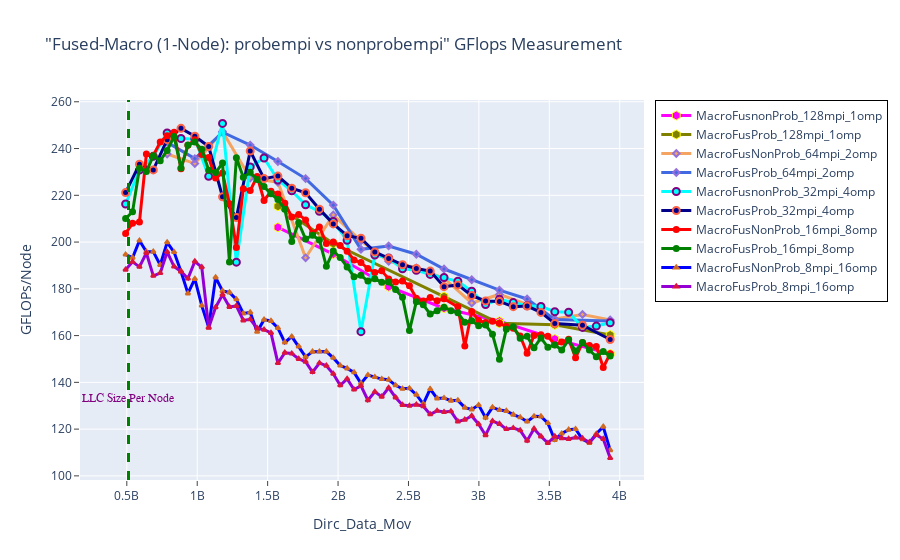

Source (notebook cell):
### Markdown cell above
## GFLOPS - Fused Macro: Probempi vs NonProbempi

### Code cell
fig = go.Figure() 

fig.add_trace(go.Scatter(x=(dfn1MacFusnonProb_128mpi_1omp.Dirc_Data_Mov*(dfn1MacFusnonProb_128mpi_1omp.MPI_size)), 
                         y=(dfn1MacFusnonProb_128mpi_1omp.GFLOPS*(dfn1MacFusnonProb_128mpi_1omp.MPI_size)), 
                         mode='lines+markers', 
                         name='MacroFusnonProb_128mpi_1omp',
                         line=dict(color='magenta',width=3),
                         marker=dict(symbol='hexagon',size=9, line=dict(color='yellow',width=1))))


fig.add_trace(go.Scatter(x=(dfn1MacFusProb_128mpi_1omp.Dirc_Data_Mov*(dfn1MacFusProb_128mpi_1omp.MPI_size)), 
                         y=(dfn1MacFusProb_128mpi_1omp.GFLOPS*(dfn1MacFusProb_128mpi_1omp.MPI_size)), 
                         mode='lines+markers', 
                         name='MacroFusProb_128mpi_1omp',
                         line=dict(color='olive',width=3),
                         marker=dict(symbol='hexagon',size=9, line=dict(color='yellow',width=1))))

# case 2
fig.add_trace(go.Scatter(x=(dfn1MacFusNonProb_64mpi_2omp.Dirc_Data_Mov*(dfn1MacFusNonProb_64mpi_2omp.MPI_size)), 
                         y=(dfn1MacFusNonProb_64mpi_2omp.GFLOPS*(dfn1MacFusNonProb_64mpi_2omp.MPI_size)), 
                         mode='lines+markers', 
                         name='MacroFusNonProb_64mpi_2omp',
                         line=dict(color='sandybrown',width=3),
                         marker=dict(symbol='diamond',size=5,line=dict(color='MediumPurple',width=2))))

fig.add_trace(go.Scatter(x=(dfn1MacFusProb_64mpi_2omp.Dirc_Data_Mov*(dfn1MacFusProb_64mpi_2omp.MPI_size)), 
                         y=(dfn1MacFusProb_64mpi_2omp.GFLOPS*(dfn1MacFusProb_64mpi_2omp.MPI_size)), 
                         mode='lines+markers', 
                         name='MacroFusProb_64mpi_2omp',
                         line=dict(color='royalblue',width=3),
                         marker=dict(symbol='diamond',size=5,line=dict(color='MediumPurple',width=2))))

# case 3
fig.add_trace(go.Scatter(x=(dfn1MacFusnonProb_32mpi_4omp.Dirc_Data_Mov*(dfn1MacFusnonProb_32mpi_4omp.MPI_size)), 
                         y=(dfn1MacFusnonProb_32mpi_4omp.GFLOPS*(dfn1MacFusnonProb_32mpi_4omp.MPI_size)), 
                         mode='lines+markers', 
                         name='MacroFusnonProb_32mpi_4omp',
                         line=dict(color='cyan',width=3),
                         marker=dict(symbol='circle',size=7,line=dict(color='Purple',width=2))))

fig.add_trace(go.Scatter(x=(dfn1MacFusProb_32mpi_4omp.Dirc_Data_Mov*(dfn1MacFusProb_32mpi_4omp.MPI_size)), 
                         y=(dfn1MacFusProb_32mpi_4omp.GFLOPS*(dfn1MacFusProb_32mpi_4omp.MPI_size)), 
                         mode='lines+markers', 
                         name='MacroFusProb_32mpi_4omp',
                         line=dict(color='darkblue',width=3),
                         marker=dict(symbol='circle',size=7, line=dict(color='tomato',width=2))))

# case 4
fig.add_trace(go.Scatter(x=(dfn1MacFusNonProb_16mpi_8omp.Dirc_Data_Mov*(dfn1MacFusNonProb_16mpi_8omp.MPI_size)), 
                         y=(dfn1MacFusNonProb_16mpi_8omp.GFLOPS*(dfn1MacFusNonProb_16mpi_8omp.MPI_size)), 
                         mode='lines+markers', 
                         name='MacroFusNonProb_16mpi_8omp',
                         line=dict(color='red',width=3),
                         marker=dict(symbol='circle',size=5,line=dict(color='red',width=2))))

fig.add_trace(go.Scatter(x=(dfn1MacFusProb_16mpi_8omp.Dirc_Data_Mov*(dfn1MacFusProb_16mpi_8omp.MPI_size)), 
                         y=(dfn1MacFusProb_16mpi_8omp.GFLOPS*(dfn1MacFusProb_16mpi_8omp.MPI_size)), 
                         mode='lines+markers', 
                         name='MacroFusProb_16mpi_8omp',
                         line=dict(color='green',width=3),
                         marker=dict(symbol='circle',size=5,line=dict(color='green',width=2))))

# case 5

fig.add_trace(go.Scatter(x=(dfn1MacFusNonProb_8mpi_16omp.Dirc_Data_Mov*(dfn1MacFusNonProb_8mpi_16omp.MPI_size)), 
                         y=(dfn1MacFusNonProb_8mpi_16omp.GFLOPS*(dfn1MacFusNonProb_8mpi_16omp.MPI_size)), 
                         mode='lines+markers', 
                         name='MacroFusNonProb_8mpi_16omp',
                         line=dict(color='blue',width=3),
                         marker=dict(symbol='triangle-up',size=4,line=dict(color='chocolate',width=2))))

fig.add_trace(go.Scatter(x=(dfn1MacFusProb_8mpi_16omp.Dirc_Data_Mov*(dfn1MacFusProb_8mpi_16omp.MPI_size)), 
                         y=(dfn1MacFusProb_8mpi_16omp.GFLOPS*(dfn1MacFusProb_8mpi_16omp.MPI_size)), 
                         mode='lines+markers', 
                         name='MacroFusProb_8mpi_16omp',
                         line=dict(color='darkviolet',width=3),
                         marker=dict(symbol='triangle-up',size=4,line=dict(color='crimson',width=2))))



# Adding a vertical line
fig.add_vline(x=512e6, line_width=3, line_dash="dash", line_color="green")
# fig.add_hline(y=1024, line_width=3, line_dash="dash", line_color="red")

# Add annotation
fig.add_annotation(
    x='512e6'
    , y=130
    , text=f'LLC Size Per Node'
    , yanchor='bottom'
    , showarrow=False
    , arrowhead=1
    , arrowsize=1
    , arrowwidth=2
    , arrowcolor="#636363"
    , ax=-20
    , ay=-30
    , font=dict(size=12, color="purple", family="Sans Serif")
    , align="left"
    ,)

# fig.update_yaxes(color="black")
# fig.update_xaxes(color="red")
fig.update_xaxes(categoryorder="category ascending")

fig.update_layout(title='"Fused-Macro (1-Node): probempi vs nonprobempi" GFlops Measurement',
                  xaxis_title='Dirc_Data_Mov', yaxis_title='GFLOPs/Node', 
                  xaxis=dict(ticks="outside"),  
                  yaxis=dict(ticks="outside"),
                  legend=go.layout.Legend(bordercolor="black",borderwidth=1))

### Figure 1 — Plotly figure (JSON) as saved in the notebook; plotly's stock layout.template omitted (floating-point values rounded to 4 significant figures)
{"data": [{"line": {"color": "magenta", "width": 3}, "marker": {"line": {"color": "yellow", "width": 1}, "size": 9, "symbol": "hexagon"}, "mode": "lines+markers", "name": "MacroFusnonProb_128mpi_1omp", "type": "scatter", "x": [1572864000, 1966080000, 2359296000, 2752512000, 3145728000, 3538944000, 3932160000], "y": [206.3, 194.9, 180.9, 171.7, 166.2, 158.5, 152.2]}, {"line": {"color": "olive", "width": 3}, "marker": {"line": {"color": "yellow", "width": 1}, "size": 9, "symbol": "hexagon"}, "mode": "lines+markers", "name": "MacroFusProb_128mpi_1omp", "type": "scatter", "x": [1572864000, 1966080000, 2752512000, 3145728000, 3538944000, 3932160000], "y": [215.3, 199.4, 176.7, 165.3, 164.6, 160.3]}, {"line": {"color": "sandybrown", "width": 3}, "marker": {"line": {"color": "MediumPurple", "width": 2}, "size": 5, "symbol": "diamond"}, "mode": "lines+markers", "name": "MacroFusNonProb_64mpi_2omp", "type": "scatter", "x": [786432000, 983040000, 1179648000, 1376256000, 1572864000, 1769472000, 1966080000, 2162688000, 2359296000, 2555904000, 2752512000, 2949120000, 3145728000, 3342336000, 3538944000, 3735552000, 3932160000], "y": [237.7, 233.6, 247.3, 227.4, 225.6, 193.3, 211.6, 200.6, 191.8, 189.0, 184.5, 174.0, 177.6, 173.3, 167.1, 169.0, 166.7]}, {"line": {"color": "royalblue", "width": 3}, "marker": {"line": {"color": "MediumPurple", "width": 2}, "size": 5, "symbol": "diamond"}, "mode": "lines+markers", "name": "MacroFusProb_64mpi_2omp", "type": "scatter", "x": [786432000, 983040000, 1179648000, 1376256000, 1572864000, 1769472000, 1966080000, 2162688000, 2359296000, 2555904000, 2752512000, 2949120000, 3145728000, 3342336000, 3538944000, 3932160000], "y": [242.6, 235.7, 247.0, 241.5, 234.5, 227.2, 215.8, 196.9, 198.3, 194.8, 188.5, 183.9, 179.5, 175.7, 166.8, 166.3]}, {"line": {"color": "cyan", "width": 3}, "marker": {"line": {"color": "Purple", "width": 2}, "size": 7, "symbol": "circle"}, "mode": "lines+markers", "name": "MacroFusnonProb_32mpi_4omp", "type": "scatter", "x": [491520000, 589824000, 688128000, 786432000, 884736000, 983040000, 1081344000, 1179648000, 1277952000, 1376256000, 1474560000, 1572864000, 1671168000, 1769472000, 1867776000, 1966080000, 2064384000, 2162688000, 2260992000, 2359296000, 2457600000, 2555904000, 2654208000, 2752512000, 2850816000, 2949120000, 3047424000, 3145728000, 3244032000, 3342336000, 3440640000, 3538944000, 3637248000, 3735552000, 3833856000, 3932160000], "y": [216.3, 230.8, 236.7, 246.7, 244.3, 244.0, 228.1, 250.8, 191.4, 232.1, 236.0, 226.5, 221.9, 215.9, 213.1, 208.8, 200.8, 161.7, 194.5, 193.2, 188.6, 188.0, 186.2, 184.8, 183.2, 179.0, 173.3, 175.5, 174.1, 172.8, 172.5, 170.2, 170.0, 163.5, 164.1, 165.5]}, {"line": {"color": "darkblue", "width": 3}, "marker": {"line": {"color": "tomato", "width": 2}, "size": 7, "symbol": "circle"}, "mode": "lines+markers", "name": "MacroFusProb_32mpi_4omp", "type": "scatter", "x": [491520000, 589824000, 688128000, 786432000, 884736000, 983040000, 1081344000, 1179648000, 1277952000, 1376256000, 1474560000, 1572864000, 1671168000, 1769472000, 1867776000, 1966080000, 2064384000, 2162688000, 2260992000, 2359296000, 2457600000, 2555904000, 2654208000, 2752512000, 2850816000, 2949120000, 3047424000, 3145728000, 3244032000, 3342336000, 3440640000, 3538944000, 3735552000, 3932160000], "y": [221.2, 233.3, 230.9, 243.8, 248.6, 245.3, 240.9, 219.3, 210.5, 238.9, 227.1, 228.2, 223.1, 221.1, 214.1, 207.8, 202.7, 201.6, 195.8, 193.0, 190.3, 188.7, 187.6, 180.9, 181.7, 177.1, 174.8, 174.6, 172.4, 172.6, 169.9, 165.1, 164.5, 158.3]}, {"line": {"color": "red", "width": 3}, "marker": {"line": {"color": "red", "width": 2}, "size": 5, "symbol": "circle"}, "mode": "lines+markers", "name": "MacroFusNonProb_16mpi_8omp", "type": "scatter", "x": [491520000, 540672000, 589824000, 638976000, 688128000, 737280000, 786432000, 835584000, 884736000, 933888000, 983040000, 1032192000, 1081344000, 1130496000, 1179648000, 1228800000, 1277952000, 1327104000, 1376256000, 1425408000, 1474560000, 1523712000, 1572864000, 1622016000, 1671168000, 1720320000, 1769472000, 1818624000, 1867776000, 1916928000, 1966080000, 2015232000, 2064384000, 2113536000, 2162688000, 2211840000, 2260992000, 2310144000, 2359296000, 2408448000, 2457600000, 2506752000, 2555904000, 2605056000, 2654208000, 2703360000, 2752512000, 2850816000, 2899968000, 2949120000, 2998272000, 3047424000, 3096576000, 3145728000, 3194880000, 3244032000, 3293184000, 3342336000, 3391488000, 3440640000, 3489792000, 3538944000, 3588096000, 3637248000, 3686400000, 3735552000, 3784704000, 3833856000, 3883008000, 3932160000], "y": [203.7, 208.0, 208.6, 237.6, 237.0, 242.7, 245.5, 246.9, 231.3, 241.4, 243.7, 237.5, 236.1, 227.4, 229.5, 216.4, 197.7, 222.8, 222.0, 228.1, 217.8, 221.7, 220.5, 216.6, 210.7, 211.8, 209.5, 203.7, 206.5, 199.4, 200.0, 198.5, 196.1, 192.4, 191.3, 188.7, 187.0, 187.7, 184.3, 182.9, 183.4, 181.3, 176.0, 174.8, 176.2, 174.9, 175.7, 172.3, 155.6, 170.3, 166.4, 165.6, 166.1, 165.3, 163.9, 163.2, 159.9, 152.5, 160.1, 160.3, 159.7, 156.1, 157.2, 158.5, 150.5, 157.0, 155.8, 155.4, 146.3, 152.3]}, {"line": {"color": "green", "width": 3}, "marker": {"line": {"color": "green", "width": 2}, "size": 5, "symbol": "circle"}, "mode": "lines+markers", "name": "MacroFusProb_16mpi_8omp", "type": "scatter", "x": [491520000, 540672000, 589824000, 638976000, 688128000, 737280000, 786432000, 835584000, 884736000, 933888000, 983040000, 1032192000, 1081344000, 1130496000, 1179648000, 1228800000, 1277952000, 1327104000, 1376256000, 1425408000, 1474560000, 1523712000, 1572864000, 1622016000, 1671168000, 1720320000, 1769472000, 1818624000, 1867776000, 1916928000, 1966080000, 2015232000, 2064384000, 2113536000, 2162688000, 2211840000, 2260992000, 2310144000, 2359296000, 2408448000, 2457600000, 2506752000, 2555904000, 2605056000, 2654208000, 2703360000, 2752512000, 2801664000, 2850816000, 2899968000, 2949120000, 2998272000, 3047424000, 3096576000, 3145728000, 3194880000, 3244032000, 3293184000, 3342336000, 3391488000, 3440640000, 3489792000, 3538944000, 3588096000, 3637248000, 3686400000, 3735552000, 3784704000, 3833856000, 3883008000, 3932160000], "y": [210.1, 212.9, 231.6, 230.2, 236.9, 234.8, 239.2, 245.1, 231.7, 241.5, 242.8, 239.7, 230.8, 229.7, 233.8, 191.4, 236.1, 227.7, 229.8, 226.8, 223.8, 220.6, 218.2, 214.0, 200.2, 208.3, 201.3, 202.9, 200.9, 189.6, 196.2, 193.4, 189.4, 185.2, 185.8, 183.3, 184.3, 182.8, 182.9, 179.7, 176.4, 162.2, 174.5, 173.2, 169.2, 170.6, 172.2, 170.7, 169.7, 165.7, 166.3, 164.2, 164.6, 160.5, 149.8, 162.7, 163.8, 158.9, 159.7, 154.8, 159.0, 155.0, 156.0, 153.8, 158.1, 153.4, 157.1, 153.9, 150.9, 153.1, 151.3]}, {"line": {"color": "blue", "width": 3}, "marker": {"line": {"color": "chocolate", "width": 2}, "size": 4, "symbol": "triangle-up"}, "mode": "lines+markers", "name": "MacroFusNonProb_8mpi_16omp", "type": "scatter", "x": [491520000, 540672000, 589824000, 638976000, 688128000, 737280000, 786432000, 835584000, 884736000, 933888000, 983040000, 1032192000, 1081344000, 1130496000, 1179648000, 1228800000, 1277952000, 1327104000, 1376256000, 1425408000, 1474560000, 1523712000, 1572864000, 1622016000, 1671168000, 1720320000, 1769472000, 1818624000, 1867776000, 1916928000, 1966080000, 2015232000, 2064384000, 2113536000, 2162688000, 2211840000, 2260992000, 2310144000, 2359296000, 2408448000, 2457600000, 2506752000, 2555904000, 2605056000, 2654208000, 2703360000, 2752512000, 2801664000, 2850816000, 2899968000, 2949120000, 2998272000, 3047424000, 3096576000, 3145728000, 3194880000, 3244032000, 3293184000, 3342336000, 3391488000, 3440640000, 3489792000, 3538944000, 3588096000, 3637248000, 3686400000, 3735552000, 3784704000, 3833856000, 3883008000, 3932160000], "y": [194.6, 193.3, 200.6, 195.9, 195.9, 190.2, 199.9, 195.7, 187.4, 178.1, 184.2, 172.8, 163.5, 184.9, 179.1, 178.5, 175.5, 169.5, 169.9, 161.6, 166.8, 166.2, 163.2, 157.1, 159.6, 155.4, 150.9, 153.1, 153.2, 153.2, 150.5, 147.2, 146.0, 144.3, 139.6, 143.1, 142.2, 141.4, 141.1, 138.7, 137.3, 137.5, 134.7, 130.8, 137.1, 133.1, 133.3, 132.1, 132.3, 129.2, 128.4, 130.3, 124.9, 129.3, 128.2, 127.8, 126.2, 125.0, 123.2, 125.5, 125.4, 122.6, 115.3, 118.1, 119.7, 120.0, 115.6, 114.1, 118.0, 121.0, 111.0]}, {"line": {"color": "darkviolet", "width": 3}, "marker": {"line": {"color": "crimson", "width": 2}, "size": 4, "symbol": "triangle-up"}, "mode": "lines+markers", "name": "MacroFusProb_8mpi_16omp", "type": "scatter", "x": [491520000, 540672000, 589824000, 638976000, 688128000, 737280000, 786432000, 835584000, 884736000, 933888000, 983040000, 1032192000, 1081344000, 1130496000, 1179648000, 1228800000, 1277952000, 1327104000, 1376256000, 1425408000, 1474560000, 1523712000, 1572864000, 1622016000, 1671168000, 1720320000, 1769472000, 1818624000, 1867776000, 1916928000, 1966080000, 2015232000, 2064384000, 2113536000, 2162688000, 2211840000, 2260992000, 2310144000, 2359296000, 2408448000, 2457600000, 2506752000, 2555904000, 2605056000, 2654208000, 2703360000, 2752512000, 2801664000, 2850816000, 2899968000, 2949120000, 2998272000, 3047424000, 3096576000, 3145728000, 3194880000, 3244032000, 3293184000, 3342336000, 3391488000, 3440640000, 3489792000, 3538944000, 3588096000, 3637248000, 3686400000, 3735552000, 3784704000, 3833856000, 3883008000, 3932160000], "y": [188.2, 191.6, 189.4, 195.3, 185.6, 186.7, 195.8, 189.5, 187.4, 184.4, 191.7, 189.3, 163.3, 172.1, 177.5, 172.3, 172.7, 166.5, 167.0, 163.2, 162.5, 161.2, 148.2, 152.7, 152.3, 150.0, 148.8, 144.4, 148.2, 147.1, 143.7, 138.7, 141.5, 136.9, 138.5, 132.4, 136.0, 133.9, 137.7, 133.5, 130.3, 130.0, 130.5, 129.8, 126.3, 127.8, 127.3, 127.6, 123.3, 124.0, 125.6, 122.1, 117.4, 123.4, 122.2, 120, 120.4, 119.5, 115.0, 120.2, 116.9, 114.0, 116.8, 116.1, 115.8, 116.4, 116.0, 114.4, 117.5, 115.8, 107.6]}], "layout": {"annotations": [{"align": "left", "arrowcolor": "#636363", "arrowhead": 1, "arrowsize": 1, "arrowwidth": 2, "ax": -20, "ay": -30, "font": {"color": "purple", "family": "Sans Serif", "size": 12}, "showarrow": false, "text": "LLC Size Per Node", "x": "512e6", "y": 130, "yanchor": "bottom"}], "legend": {"bordercolor": "black", "borderwidth": 1}, "shapes": [{"line": {"color": "green", "dash": "dash", "width": 3}, "type": "line", "x0": 512000000, "x1": 512000000, "xref": "x", "y0": 0, "y1": 1, "yref": "y domain"}], "title": {"text": "\"Fused-Macro (1-Node): probempi vs nonprobempi\" GFlops Measurement"}, "xaxis": {"categoryorder": "category ascending", "ticks": "outside", "title": {"text": "Dirc_Data_Mov"}}, "yaxis": {"ticks": "outside", "title": {"text": "GFLOPs/Node"}}}}
